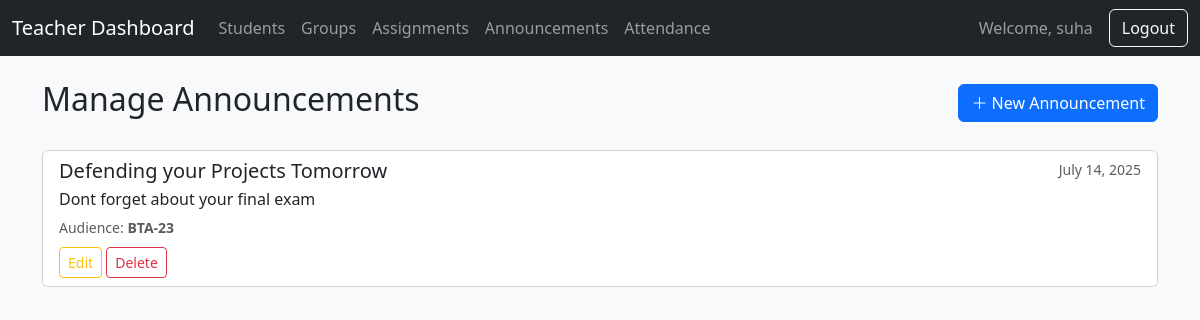
The page /announcements/ (signed in) on the database its author committed.
### students/models.py (models this page shows, shortened)
class Announcement(models.Model):
    author = models.ForeignKey(User, on_delete=models.CASCADE, related_name='announcements')
    title = models.CharField(max_length=255)
    content = models.TextField()
    group = models.ForeignKey(Group, on_delete=models.SET_NULL, blank=True, null=True,
                              help_text="Leave blank to send to all students.")
    created_at = models.DateTimeField(auto_now_add=True)
    class Meta:
        ordering = ['-created_at']

class Group(models.Model):
    name = models.CharField(max_length=100, unique=True, verbose_name="Group Name")

### students/views.py (the view)
# urls.py: path('announcements/', views.AnnouncementListView.as_view(), name='announcement-list'),
class AnnouncementListView(AuthRequiredMixin, ListView):
    model = Announcement
    template_name = 'students/teacher/announcement_list.html'
    context_object_name = 'announcements'
    def get_queryset(self):
        return Announcement.objects.filter(author=self.request.user)

### students/context_processors.py (called while the page is built)
def student_profile_picture(request):
    if request.user.is_authenticated and not request.user.is_superuser:
        try:
            student = Student.objects.get(user=request.user)
            return {'student_photo_url': student.photo.url}
        except Student.DoesNotExist:
            return {}
    return {}

### students/templates/students/teacher/announcement_list.html (shortened to what this page needs)
{% extends 'students/base.html' %}
{% block content %}
<div class="d-flex justify-content-between align-items-center mb-4">
    <h2>Manage Announcements</h2>
    <a href="{% url 'announcement-add' %}" class="btn btn-primary"><i class="bi bi-plus-lg"></i> New Announcement</a>
</div>
<div class="card">
    <div class="list-group list-group-flush">
        {% for announcement in announcements %}
        <div class="list-group-item">
            <div class="d-flex w-100 justify-content-between">
                <h5 class="mb-1">{{ announcement.title }}</h5>
                <small class="text-muted">{{ announcement.created_at|date:"F d, Y" }}</small>
            </div>
            <p class="mb-1">{{ announcement.content|truncatewords:20 }}</p>
            <small class="text-muted">
                Audience:
                {% if announcement.group %}
                    <strong>{{ announcement.group.name }}</strong>
                {% else %}
                    <strong>All Students</strong>
                {% endif %}
            </small>
            <div class="mt-2">
                <a href="{% url 'announcement-edit' announcement.pk %}" class="btn btn-sm btn-outline-warning">Edit</a>
                <a href="{% url 'announcement-delete' announcement.pk %}" class="btn btn-sm btn-outline-danger">Delete</a>
            </div>
        </div>
        {% empty %}
        <div class="list-group-item text-center p-4">You have not posted any announcements.</div>
        {% endfor %}
    </div>
</div>
{% endblock %}

### students/templates/students/base.html (shortened to what this page needs)
<!DOCTYPE html>
<html lang="en">
  <head>
    <link
      href="https://cdn.jsdelivr.net/npm/bootstrap@5.3.2/dist/css/bootstrap.min.css"
      rel="stylesheet"
    />
    <link
      rel="stylesheet"
      href="https://cdn.jsdelivr.net/npm/bootstrap-icons@1.11.1/font/bootstrap-icons.css"
    />
  </head>
  <body class="bg-light">
    {% if user.is_authenticated %}
    <nav class="navbar navbar-expand-lg navbar-dark bg-dark">
        <div class="container-fluid">
            {% if user.is_superuser %}
                <a class="navbar-brand" href="{% url 'dashboard' %}">Teacher Dashboard</a>
            {% else %}
                <a class="navbar-brand" href="{% url 'student-dashboard' %}">Student Portal</a>
            {% endif %}
            <div class="collapse navbar-collapse" id="navbarNav">
                <ul class="navbar-nav me-auto mb-2 mb-lg-0">
                    {% if user.is_superuser %}
                        <li class="nav-item">
                            <a class="nav-link" href="{% url 'student-list' %}">Students</a>
                        </li>
                        <li class="nav-item">
                            <a class="nav-link" href="{% url 'group-list' %}">Groups</a>
                        </li>
                        <li class="nav-item">
                            <a class="nav-link" href="{% url 'assignment-list' %}">Assignments</a>
                        </li>
                        <li class="nav-item">
                            <a class="nav-link" href="{% url 'announcement-list' %}">Announcements</a>
                        </li>
                        <li class="nav-item">
                            <a class="nav-link" href="{% url 'attendance' %}">Attendance</a>
                        </li>
                    {% endif %}
                </ul>
                {% if user.is_superuser %}
                    <span class="navbar-text me-3">
                        Welcome, {{ user.username }}
                    </span>
                {% endif %}
                <form action="{% url 'logout' %}" method="post" class="d-flex">
                    <button type="submit" class="btn btn-outline-light">Logout</button>
                </form>
            </div>
        </div>
    </nav>
    {% endif %}
    <main class="container mt-4">
       {% block content %}{% endblock %}
    </main>
  </body>
</html>

### rows shown on the page
Announcement: title "Defending your Projects Tomorrow", created_at "July 14, 2025", content "Dont forget about your final exam", group.name "BTA-23"

### other values the page prints
{{ user.username }} "suha"
